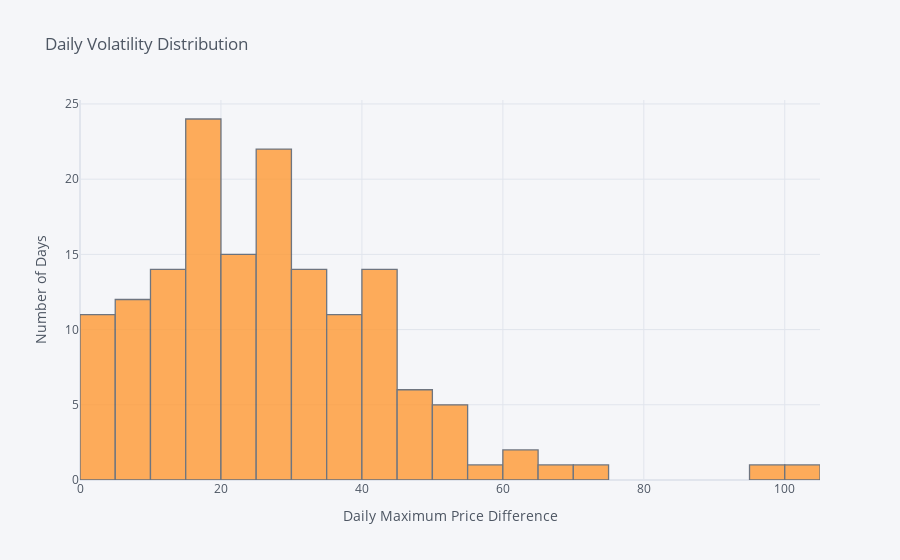

The code cell stored with this chart in its notebook:
### Code cell


### Figure 1 — Plotly figure (JSON) as saved in the notebook; plotly's stock layout.template omitted (floating-point values rounded to 4 significant figures; data arrays with more than 128 entries replaced by an {"elided": "..."} marker saying what was removed)
{"data": [{"histfunc": "count", "histnorm": "", "marker": {"color": "rgba(255, 153, 51, 1.0)", "line": {"color": "#4D5663", "width": 1.3}}, "name": "Volatility", "opacity": 0.8, "orientation": "v", "type": "histogram", "x": {"elided": "155 float values"}}], "layout": {"autosize": true, "barmode": "overlay", "legend": {"bgcolor": "#F5F6F9", "font": {"color": "#4D5663"}}, "paper_bgcolor": "#F5F6F9", "plot_bgcolor": "#F5F6F9", "title": {"font": {"color": "#4D5663"}, "text": "Daily Volatility Distribution"}, "xaxis": {"autorange": true, "gridcolor": "#E1E5ED", "range": [0, 105], "showgrid": true, "tickfont": {"color": "#4D5663"}, "title": {"font": {"color": "#4D5663"}, "text": "Daily Maximum Price Difference"}, "type": "linear", "zerolinecolor": "#E1E5ED"}, "yaxis": {"autorange": true, "gridcolor": "#E1E5ED", "range": [0, 25.26], "showgrid": true, "tickfont": {"color": "#4D5663"}, "title": {"font": {"color": "#4D5663"}, "text": "Number of Days"}, "zerolinecolor": "#E1E5ED"}}}
